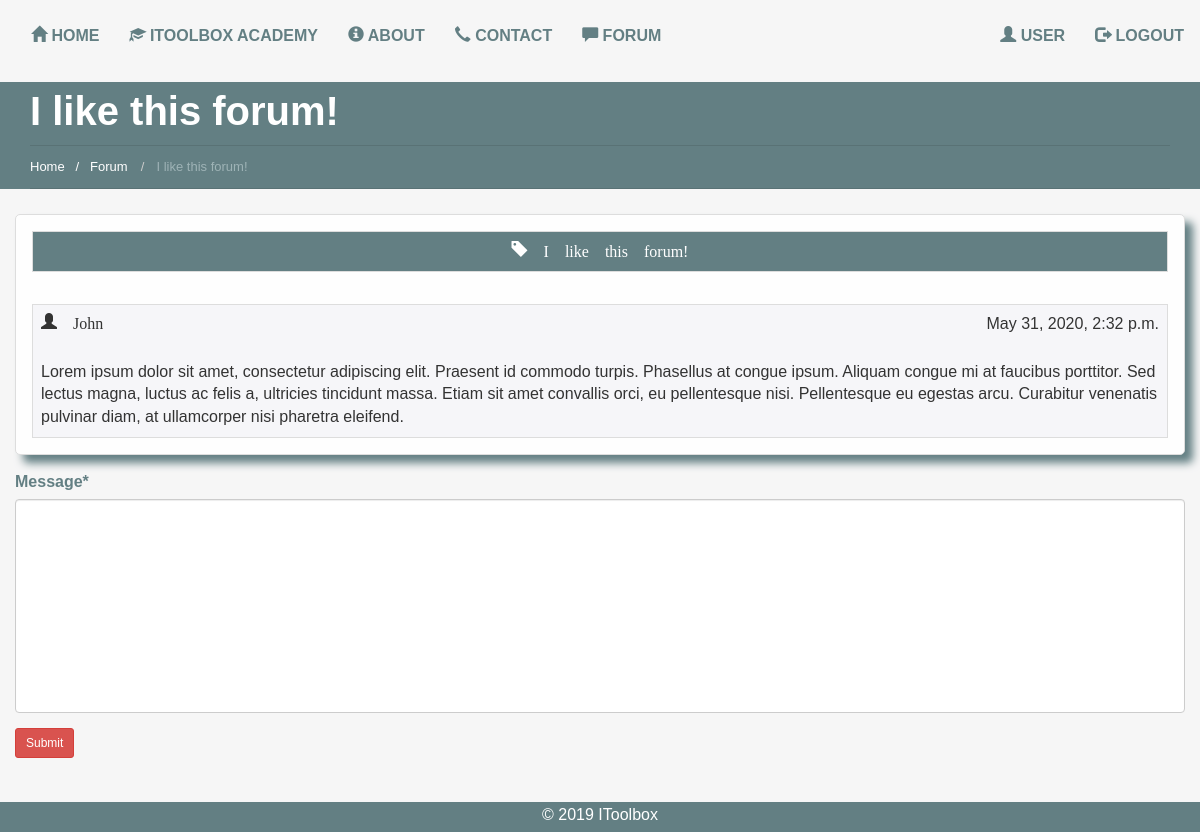
Page /forum/i-like-this-forum/ (signed in) on the committed database.
### users/models.py (models this page shows)
class UserProfile(AbstractUser):
    is_professor = models.BooleanField(default=False)
    is_site_admin = models.BooleanField(default=False)

### forum/models.py (models this page shows)
class Topic(models.Model):
    subject = models.CharField(max_length=20)
    topic_message = models.TextField(max_length=1000)
    author = models.CharField(max_length=30)
    comment_count = models.IntegerField(default=1)
    stamp_created = models.DateTimeField(auto_now_add=True)
    stamp_updated = models.DateTimeField(auto_now_add=True)
    slug = models.SlugField(unique=True)

### forum/views.py (the view, shortened to what this page needs)
# urls.py: url(r'^(?P<slug>[\w-]+)/$', forum_views.topic, name='topic'),
@login_required()
def topic(request, slug=None):
    add_new_comment = AddNewComment(request.POST or None)
    topic_id = Topic.objects.get(slug=slug)
    comment_list = Comment.objects.filter(comment_fk=topic_id)
    path = request.path.split('/')[1]
    redirect_path = path
    path = path.title()
    context = {
        "title": Topic.objects.get(slug=slug).subject,
        "add_new_comment_form": add_new_comment,
        "path": path,
        "comment_list": comment_list,
        "first_comment": Topic.objects.get(slug=slug).topic_message,
        "first_comment_timestamp": Topic.objects.get(slug=slug).stamp_created,
        "first_comment_author": Topic.objects.get(slug=slug).author,
        "redirect_path": redirect_path,
    }
    return render(request, "forum/topic.html", context)

### forum/forms.py
class AddNewComment(forms.ModelForm):
    class Meta:
        model = Comment
        fields = ['message']

### templates/forum/topic.html (shortened to what this page needs)
{% extends 'base.html' %}
{% load crispy_forms_tags %}
{% load staticfiles %}
{% block content %}
  <link href="{% static "css/forum.css" %}" rel="stylesheet"/>
  {% include 'breadcrumb.html' %}
  <div class="container">
    <div class="row">
      <table class=" topic-table table table-bordered">
        <tr>
          <td class="topic-title">
            <span class="glyphicon glyphicon-tag"> {{ title }}</span>
          </td>
        </tr>
        <tr>
        <tr class="table-row-generic">
          <td>
            <span class="span-left glyphicon glyphicon-user"> {{ first_comment_author }}</span>
            <span class="span-right"> {{ first_comment_timestamp }}</span>
            <p class="comment-paragraph">
              {{ first_comment|safe }}
            </p>
          </td>
        </tr>
        </tr>
      </table>
    <div class="col-md-12 comment-text-input">
      <form method='POST' action="" role="form">
        {{ add_new_comment_form | crispy }}
        <button class="btn btn-danger btn-sm submit-btn">Submit</button>
      </form>
    </div>
    </div>
  </div>
{% endblock %}

### templates/navbar.html (shortened to what this page needs)
<nav class="navbar" role="navigation">
  <div class="container-fluid">
    <div class="collapse navbar-collapse" id="mainNavBar">
      <ul class="nav navbar-nav">
        <li class="active"><a href="/"><span class="glyphicon glyphicon-home"></span> Home</a></li>
        {% if request.user.is_authenticated %}
        <li><a href="{% url 'courses' %}"><span class="glyphicon glyphicon-education"></span> IToolbox Academy</a></li>
        {% else %}
        <li><a href="/"><span class="glyphicon glyphicon-education"></span> Subjects</a></li>
        {% endif %}
        <li><a href="{% url 'about' %}"><span class="glyphicon glyphicon-info-sign"></span> About</a></li>
        <li><a href="{% url 'contact' %}"><span class="glyphicon glyphicon-earphone"></span> Contact</a></li>
        {% if request.user.is_authenticated %}
        <li><a href="{% url 'forum' %}"><span class="glyphicon glyphicon glyphicon-comment"></span> Forum</a></li>
        {% endif %}
      </ul>
      <ul class="nav navbar-nav navbar-right">
        {% if request.user.is_authenticated %}
        <li><a href="{% url 'profile' %}"><span class="glyphicon glyphicon-user"></span> {{ user.get_username }}</a>
        </li>
        <li><a href="/accounts/logout"><span class="glyphicon glyphicon-log-out"></span> Logout</a></li>
        {% else %}
        <li><a href="/accounts/register"><span class="glyphicon glyphicon-plus"></span> Sign Up</a></li>
        <li><a href="/accounts/login"><span class="glyphicon glyphicon-user"></span> Log In</a></li>
        {% endif %}
      </ul>
    </div>
  </div>
</nav>

### templates/breadcrumb.html (shortened to what this page needs)
{% load staticfiles %}
<link href="{% static "css/breadcrumb.css" %}" rel="stylesheet"/>
<div class="bread-h">
  <div class="container">
    <section class="title-section">
      <h1 class="title-header">{{ title }} </h1>
      <ul class="breadcrumb breadcrumb__t">
        <li>
          <a href="/">Home&nbsp</a>
          {% if  path  != None %}
            {% url 'forum' as forum_url %}
            {% if request.get_full_path != forum_url %}
              <span class="spacing-path">&nbsp/&nbsp&nbsp</span><a href="/{{ redirect_path }}">&nbsp{{ path }}&nbsp</a>
            {% endif %}
          {% endif %}
        </li>
        <li class="active">&nbsp{{ title }}</li>
      </ul>
    </section>
  </div>
</div>

### users/static_in_users/static_files/css/base.css (style rules this page uses)
html, body { font-family: 'Source Sans Pro', sans-serif; font-size: 100%; background-color: #F6F6F6; height: 100%; }
ul, ol { margin: 0; }
p { margin: 0; }

### users/static_in_users/static_files/css/home.css (style rules this page uses)
h4, h5, h6, h1, h2, h3 { margin-top: 0; }
ul, ol { margin: 0; }
p { margin: 0; }
html, body { font-family: 'Source Sans Pro', sans-serif; font-size: 100%; background-color: #F6F6F6; }
a { outline: none !important; }
@media (max-width: 1200px) { #mainNavBar { padding-left: 0; padding-right: 0; } }
#mainNavBar { margin-top: 10px; }
#mainNavBar li a { display: block; font-size: 1em; color: #637f83; -webkit-transition: all 0.3s ease; -moz-transition: all 0.3s ease; -o-transition: all 0.3s ease; transition: all 0.3s ease; text-transform: uppercase; font-weight: bold; }

### users/static_in_users/static_files/css/forum.css (style rules this page uses)
#id_message { resize: none; }
.topic-table { border-collapse: separate; border-spacing: 1em; margin-bottom: 1em; background-color: #FEFEFE; -moz-border-radius: 5px; border-radius: 5px; -moz-box-shadow: 8px 8px 8px #637F83; -webkit-box-shadow: 8px 8px 8px #637F83; box-shadow: 8px 8px 8px #637F83; }
.topic-table td { background-color: #F6F6F9; }
.topic-title { text-align: center; background-color: #637F83 !important; color: white; }
.table-row-generic { margin-top: 10px; }
.span-left { float: left; }
.span-right { float: right; }
.comment-paragraph { padding-top: 25px; white-space: pre-line; }
label { color: #637F83; }
.comment-text-input { padding-left: 0; padding-right: 0; }

### users/static_in_users/static_files/css/breadcrumb.css (style rules this page uses)
.bread-h { background: #637f83; margin-bottom: 25px; }
.spacing-path { color: white; }
.title-section { background: #637f83; position: relative; border-bottom: 1px solid #597275; }
.title-section h1 { margin: 0 0 5px 0; line-height: 58px; font-size: 40px; font-weight: bold; color: #fff; }
.title-section ul { background: none; position: relative; margin: 0; padding: 9px 0 10px 0; border-top: 1px solid #597275; -webkit-border-radius: 0; -moz-border-radius: 0; border-radius: 0; }
.title-section ul li { line-height: 18px; font-size: 13px; color: #5f6775; }
.title-section ul li a { color: #fff; }
.breadcrumb > .active { color: #9eb3b6; }

### rows in the picture
UserProfile: get_username "USER"
Topic: subject "I like this forum!", author "John", stamp_created "May 31, 2020, 2:32 p.m.", topic_message "Lorem ipsum dolor sit amet, consectetur adipiscing elit. Praesent id commodo turpis. Phasellus at congue ipsum. Aliquam congue mi at faucibus porttitor. Sed lectus magna, luctus ac felis a, ultricies tincidunt massa. Etiam sit amet convallis orci, eu pellentesque nisi. Pellentesque eu egestas arcu. Curabitur venenatis pulvinar diam, at ullamcorper nisi pharetra eleifend."

### other values in the picture
{{ path }} "Forum"
